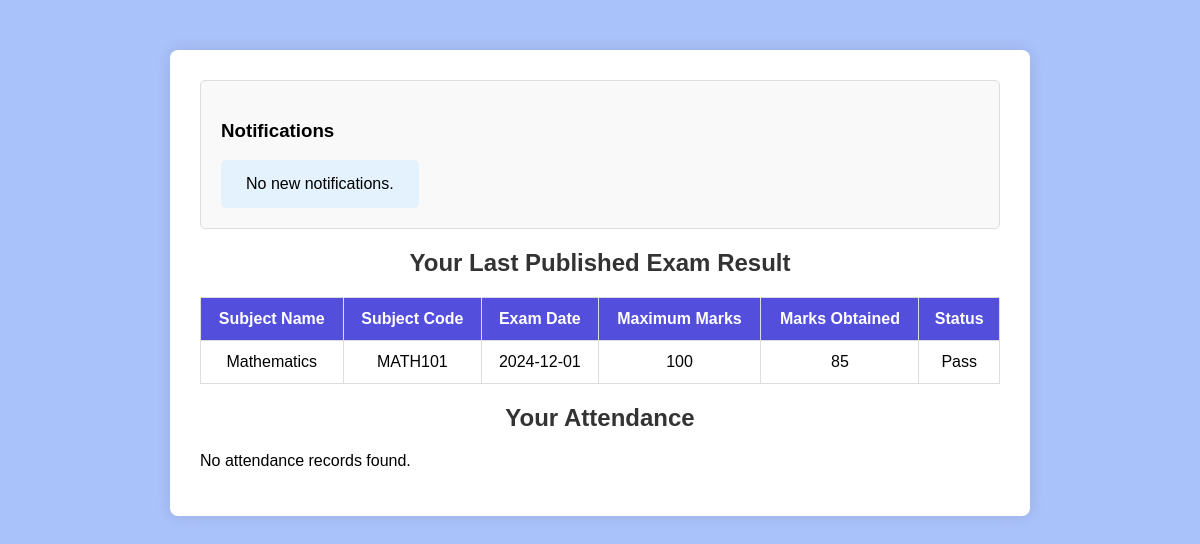
/Student/dashboard.php (signed in), run on an earlier commit of the app's database.
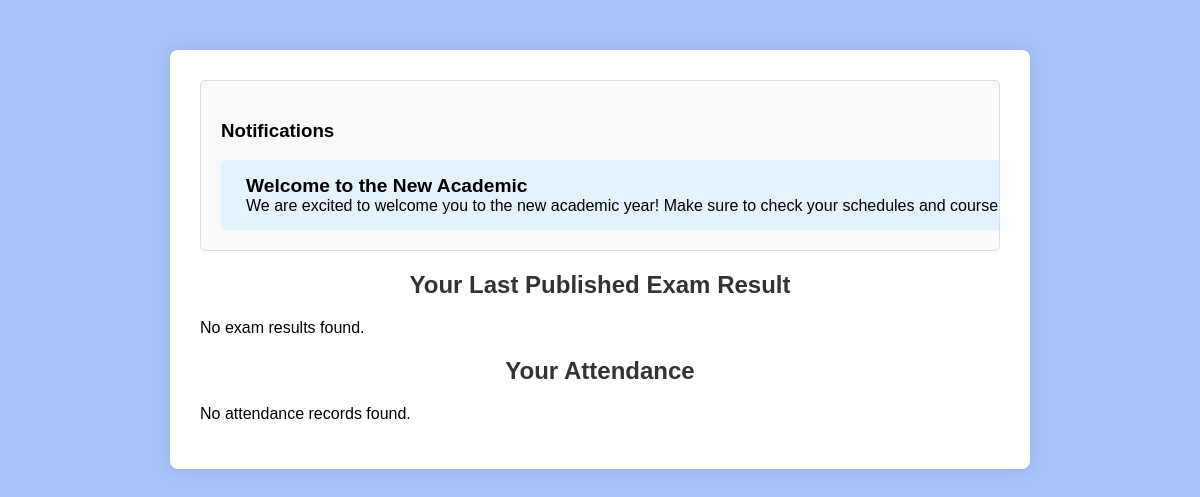
And on a later commit of the database.
### tables this page shows
CREATE TABLE `tblexam_stu` (
  `tblexam_stu_id` int(11) NOT NULL,
  `exam_id` int(11) NOT NULL,
  `std_id` int(11) NOT NULL,
  `marks_obtained` int(11) DEFAULT NULL,
  `status` tinyint(1) DEFAULT 1
);

CREATE TABLE `tblexam` (
  `exam_id` int(11) NOT NULL,
  `subject_name` varchar(255) NOT NULL,
  `subject_code` varchar(50) NOT NULL,
  `exam_date` date NOT NULL,
  `maximum_marks` int(11) NOT NULL,
  `course_id` int(11) NOT NULL,
  `created_at` timestamp NOT NULL DEFAULT current_timestamp()
);

CREATE TABLE `tblnotification` (
  `notification_id` int(11) NOT NULL,
  `notification_text` text NOT NULL,
  `notification_status` int(11) NOT NULL,
  `notification_title` text NOT NULL
);

### Student/dashboard.php (the view, shortened to what this page needs)
<?php
include('../includes/dbcon.php');
$student_id = $_SESSION['userId'];
$query = "
    SELECT e.subject_name, e.subject_code, e.exam_date, e.maximum_marks,
           es.marks_obtained, es.status
    FROM tblexam_stu es
    INNER JOIN tblexam e ON es.exam_id = e.exam_id
    WHERE es.std_id = ?
    ORDER BY e.exam_date DESC
    LIMIT 1";
$stmt = $conn->prepare($query);
$stmt->bind_param("i", $student_id);
$stmt->execute();
$result = $stmt->get_result();
$viewType = isset($_POST['viewType']) ? $_POST['viewType'] : 'day';
$dateInput = isset($_POST['dateInput']) ? $_POST['dateInput'] : date('Y-m-d');
if ($viewType === 'day') {
    $attendanceQuery = "SELECT Att_date, att_hr_1, att_hr_2, att_hr_3, att_hr_4, att_hr_5
                        FROM tblattendance
                        WHERE std_id = ? AND Att_date = ?";
    $stmt = $conn->prepare($attendanceQuery);
    $stmt->bind_param("is", $student_id, $dateInput);
}
$stmt->execute();
$attendanceResult = $stmt->get_result();
$notificationQuery = "SELECT notification_title, notification_text
                      FROM tblnotification
                      WHERE notification_status = 1
                      ORDER BY notification_id ";
$notificationStmt = $conn->prepare($notificationQuery);
$notificationStmt->execute();
$notificationResult = $notificationStmt->get_result();
?>
<!DOCTYPE html>
<html lang="en">
<head>
</head>
<body>
    <div class="container">
        <div class="notification-box">
            <h3>Notifications</h3>
            <div class="notification-container">
                <?php if ($notificationResult->num_rows > 0): ?>
                    <?php while ($notification = $notificationResult->fetch_assoc()): ?>
                        <div class="notification">
                            <div class="notification-title"><?php echo htmlspecialchars($notification['notification_title']); ?></div>
                            <div class="notification-message"><?php echo htmlspecialchars($notification['notification_text']); ?></div>
                        </div>
                    <?php endwhile; ?>
                <?php else: ?>
                    <div class="notification">No new notifications.</div>
                <?php endif; ?>
            </div>
        </div>
        <h2>Your Last Published Exam Result</h2>
        <?php if ($result->num_rows > 0): ?>
            <table>
                <thead>
                    <tr>
                        <th>Subject Name</th>
                        <th>Subject Code</th>
                        <th>Exam Date</th>
                        <th>Maximum Marks</th>
                        <th>Marks Obtained</th>
                        <th>Status</th>
                    </tr>
                </thead>
                <tbody>
                    <?php $row = $result->fetch_assoc(); ?>
                    <tr>
                        <td><?php echo htmlspecialchars($row['subject_name']); ?></td>
                        <td><?php echo htmlspecialchars($row['subject_code']); ?></td>
                        <td><?php echo htmlspecialchars($row['exam_date']); ?></td>
                        <td><?php echo htmlspecialchars($row['maximum_marks']); ?></td>
                        <td><?php echo htmlspecialchars($row['marks_obtained']); ?></td>
                        <td class="<?php echo $row['status'] ? 'status-pass' : 'status-fail'; ?>">
                            <?php echo $row['status'] ? 'Pass' : 'Fail'; ?>
                        </td>
                    </tr>
                </tbody>
            </table>
        <?php else: ?>
            <p>No exam results found.</p>
        <?php endif; ?>
        <h2>Your Attendance</h2>
        <?php if ($attendanceResult->num_rows > 0): ?>
            <table>
                <thead>
                    <tr>
                        <th>Date</th>
                        <th>Hour 1</th>
                        <th>Hour 2</th>
                        <th>Hour 3</th>
                        <th>Hour 4</th>
                        <th>Hour 5</th>
                    </tr>
                </thead>
                <tbody>
                    <?php while ($row = $attendanceResult->fetch_assoc()): ?>
                        <tr>
                            <td><?php echo htmlspecialchars($row['Att_date']); ?></td>
                            <td><?php echo $row['att_hr_1'] == 1 ? 'Present' : 'Absent'; ?></td>
                            <td><?php echo $row['att_hr_2'] == 1 ? 'Present' : 'Absent'; ?></td>
                            <td><?php echo $row['att_hr_3'] == 1 ? 'Present' : 'Absent'; ?></td>
                            <td><?php echo $row['att_hr_4'] == 1 ? 'Present' : 'Absent'; ?></td>
                            <td><?php echo $row['att_hr_5'] == 1 ? 'Present' : 'Absent'; ?></td>
                        </tr>
                    <?php endwhile; ?>
                </tbody>
            </table>
        <?php else: ?>
            <p>No attendance records found.</p>
        <?php endif; ?>
    </div>
</body>
</html>

What changed in the data, as far as the page shows it:
removed tblexam_stu: exam.subject_name "Mathematics", exam.subject_code "MATH101", exam.exam_date "2024-12-01", exam.maximum_marks "100", marks_obtained "85"
added tblnotification: notification_title "Welcome to the New Academic", notification_text "We are excited to welcome you to the new academic year! Make sure to check your schedules and course…"
Also different on the page:
text no longer shown: "No new notifications. Subject Name Subject Code Exam Date Maximum Marks Marks Obtained Status Pass"
text now shown: "No exam results found."
